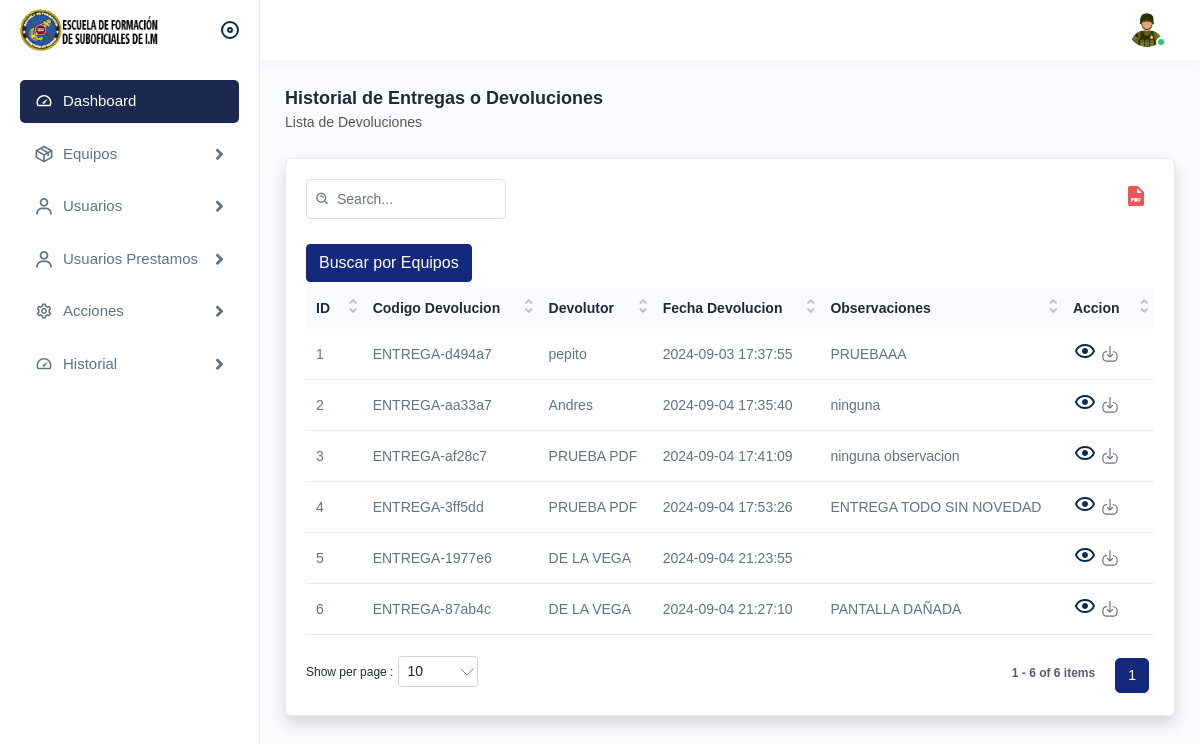
The page /historial_entregas.php (signed in) on the database as committed earlier.
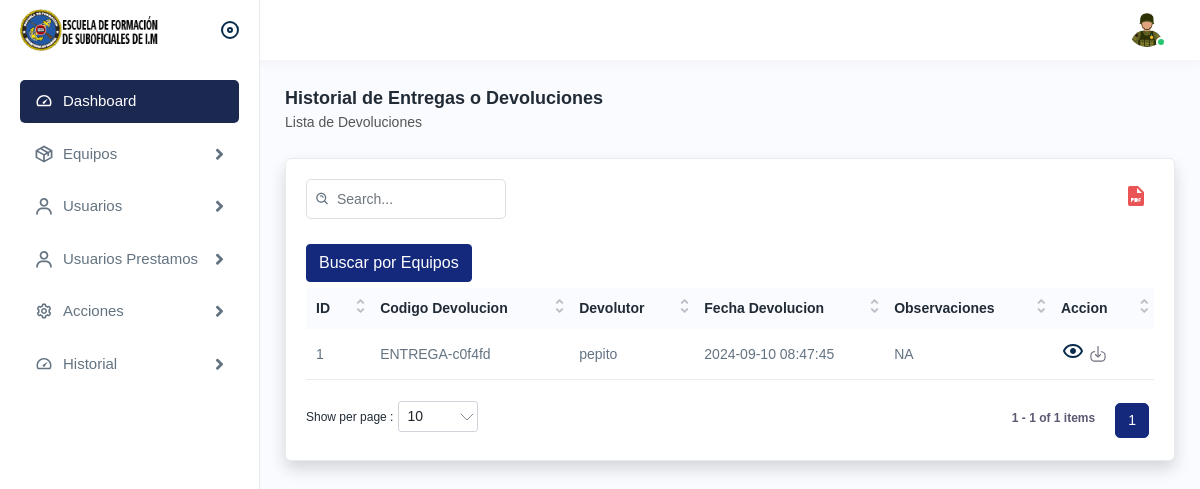
The same page on the database as committed later.
### tables this page shows
CREATE TABLE `entregas` (
  `id` int(11) NOT NULL,
  `Cod_entrega` varchar(50) NOT NULL,
  `usuario_id` int(11) NOT NULL,
  `Nombre_usuario` varchar(100) NOT NULL,
  `Fecha_entregado` datetime NOT NULL,
  `Observaciones` varchar(500) NOT NULL
);

### historial_entregas.php (the view, shortened to what the changed rows need)
<!DOCTYPE html>
<html lang="en">
<head>
  <link rel="stylesheet" href="assets/css/bootstrap.min.css" />
  <link rel="stylesheet" href="assets/css/animate.css" />
  <link rel="stylesheet" href="assets/plugins/select2/css/select2.min.css" />
  <link rel="stylesheet" href="assets/css/dataTables.bootstrap4.min.css" />
  <link rel="stylesheet" href="assets/plugins/fontawesome/css/fontawesome.min.css" />
  <link rel="stylesheet" href="assets/plugins/fontawesome/css/all.min.css" />
  <link rel="stylesheet" href="assets/css/style.css" />
</head>
<body>
  <div class="page-wrapper">
    <div class="content">
      <div class="card shadow">
        <div class="card-body">
          <div class="table-top">
            <div class="search-set">
            </div>
            <div class="wordset">
            </div>
          </div>
          <button type="button" class="btn btn-primary" data-bs-toggle="modal" data-bs-target="#searchModal">
            Buscar por Equipos
          </button>
          <div class="table-responsive">
            <table class="table datanew">
              <thead>
                <tr>
                  <th>ID</th>
                  <th>Codigo Devolucion</th>
                  <th>Devolutor</th>
                  <th>Fecha Devolucion</th>
                  <th>Observaciones</th>
                  <th>Accion</th>
                </tr>
              </thead>
              <tbody>
                <?php
                include "./conexion.php";
                $sql = $mysqli->query("SELECT * FROM entregas");
                $contador = 1;
                while ($datos = $sql->fetch_object()) { ?>
                  <tr>
                    <td><?php echo $contador; ?></td>
                    <td><?php echo $datos->Cod_entrega; ?></td>
                    <td><?php echo $datos->Nombre_usuario; ?></td>
                    <td><?php echo $datos->Fecha_entregado; ?></td>
                    <td><?php echo $datos->Observaciones; ?></td>
                    <td>
                      <a href="ver_detalles_entregas.php?id=<?php echo $datos->id; ?>">
                        <img src="assets/img/icons/eye.svg" alt="img" />
                      </a>
                      <a href="uploads/<?php echo $datos->docPdf; ?>" download>
                        <img src="assets/img/icons/download.svg" alt="img" />
                      </a>
                    </td>
                  </tr>
                <?php
                  $contador++;
                } ?>
              </tbody>
            </table>
          </div>
        </div>
      </div>
    </div>
  </div>
</body>
</html>

Rows that differ between the two databases and show on the page:
removed entregas: Cod_entrega "ENTREGA-d494a7", Nombre_usuario "pepito", Fecha_entregado "2024-09-03 17:37:55", Observaciones "PRUEBAAA"
removed entregas: Cod_entrega "ENTREGA-aa33a7", Nombre_usuario "Andres", Fecha_entregado "2024-09-04 17:35:40", Observaciones "ninguna"
removed entregas: Cod_entrega "ENTREGA-af28c7", Nombre_usuario "PRUEBA PDF", Fecha_entregado "2024-09-04 17:41:09", Observaciones "ninguna observacion"
removed entregas: Cod_entrega "ENTREGA-3ff5dd", Nombre_usuario "PRUEBA PDF", Fecha_entregado "2024-09-04 17:53:26", Observaciones "ENTREGA TODO SIN NOVEDAD"
removed entregas: Cod_entrega "ENTREGA-1977e6", Nombre_usuario "DE LA VEGA", Fecha_entregado "2024-09-04 21:23:55"
removed entregas: Cod_entrega "ENTREGA-87ab4c", Nombre_usuario "DE LA VEGA", Fecha_entregado "2024-09-04 21:27:10", Observaciones "PANTALLA DAÑADA"
added entregas: Cod_entrega "ENTREGA-c0f4fd", Nombre_usuario "pepito", Fecha_entregado "2024-09-10 08:47:45", Observaciones "NA"
Other text that changed with them:
text written by a page script: "1 1 - 6 of 6 items" → "1 1 - 1 of 1 items"
